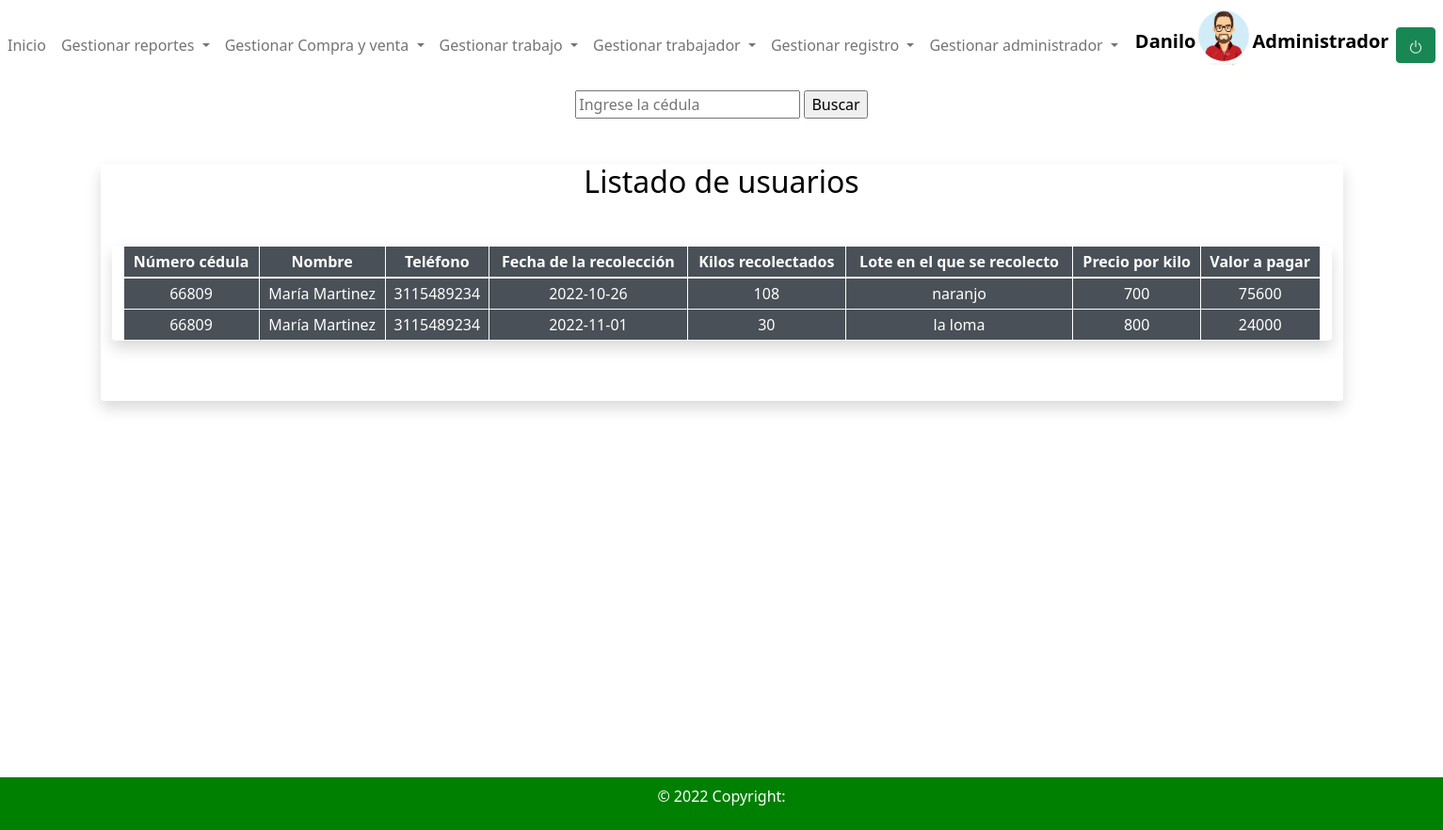
/ver_trabajador_recoleccion.php (signed in), run on the app's committed database.
### tables this page shows
CREATE TABLE `tbltrabajador` (
  `idtrabajador` int(11) NOT NULL,
  `nombre` varchar(50) NOT NULL,
  `telefono` varchar(50) NOT NULL
);

CREATE TABLE `tbltrabajo` (
  `idtrabajo` int(11) NOT NULL,
  `fecha` date DEFAULT NULL,
  `cantidad_kilos` int(11) DEFAULT NULL,
  `idlote` int(11) NOT NULL,
  `idtipotrabajo` int(11) NOT NULL,
  `idjornada` int(11) DEFAULT NULL
);

CREATE TABLE `tbllote` (
  `idlote` int(11) NOT NULL,
  `nombre` varchar(50) DEFAULT NULL,
  `cantidad_arboles` int(11) NOT NULL,
  `estado` varchar(50) NOT NULL
);

CREATE TABLE `tblprecio` (
  `cod_precio` int(11) NOT NULL,
  `precio` float NOT NULL,
  `fecha` date NOT NULL,
  `id_tipotrabajo` int(11) NOT NULL,
  `fecha_fin` date DEFAULT NULL
);

### ver_trabajador_recoleccion.php (the view, shortened to what this page needs)
<?php session_start();
if ($_SESSION['usuario']){
    ?>
    <!DOCTYPE html>
    <html lang="en">
    <head>
        <link href="https://cdn.jsdelivr.net/npm/bootstrap@5.1.3/dist/css/bootstrap.min.css" rel="stylesheet">
    </head>
    <body>
    <?php
    require("navar.php");
    ?>
    <form action="ver_trabajador_recoleccion.php" method="get">
    <center>
    <input type="text" name="busqueda" placeholder="Ingrese la cédula ">
    <input type="submit" name="buscar" value="Buscar">
    </center>
    </form>
    <div class="container w-80 bg-amber mt-5 rounded shadow">
    <center>  <h2 class="text-center" style="color:black;">Listado de usuarios </h2></center>
    <div class="container w-100 bg-amber mt-5 rounded shadow">
    <?php
    require("conexion.php");
    $query="SELECT tbltrabajador.idtrabajador,tbltrabajador.nombre,tbltrabajador.telefono,tbltrabajo.fecha,tblprecio.precio,tbltrabajo.cantidad_kilos,tbllote.nombre AS NOMBRE ,(tbltrabajo.cantidad_kilos*tblprecio.precio) AS total FROM tbltrabajador INNER JOIN tbltrabajadorxtrabajo ON tbltrabajador.idtrabajador=tbltrabajadorxtrabajo.idtrabajador
    INNER JOIN tbltrabajo ON tbltrabajadorxtrabajo.idtrabajo=tbltrabajo.idtrabajo
    INNER JOIN tbltipotrabajo ON tbltrabajo.idtipotrabajo=tbltipotrabajo.idtipotrabajo
    INNER JOIN tbllote ON tbllote.idlote=tbltrabajo.idlote
    INNER JOIN tblprecio ON
    tblprecio.id_tipotrabajo=tbltipotrabajo.idtipotrabajo
   WHERE tbltipotrabajo.Requiere_insumo='2' AND tbltrabajo.fecha >= tblprecio.fecha AND IF(tblprecio.fecha_fin!='0000-00-00',tbltrabajo.fecha<tblprecio.fecha_fin,TRUE);";
    $resultado=mysqli_query($conexion,$query);
    ?>
    <table  class="table table-bordered border-white  table-hover table-sm" >
        <thead >
        <tr>
        <th  class="text-center">Número cédula</th>
        <th class="text-center">Nombre</th>
        <th class="text-center" >Teléfono</th>
        <th class="text-center"> Fecha de la recolección</th>
        <th class="text-center"> Kilos recolectados</th>
        <th class="text-center"> Lote en el que se recolecto</th>
        <th class="text-center"> Precio por kilo</th>
        <th class="text-center"> Valor a pagar</th>
        </tr>
    </thead>
    <tbody >
    <?php
    while($row = $resultado->fetch_assoc()){
    ?>
    <tr>
        <td class="text-center"><?php echo $row['idtrabajador'];?></td>
        <td     class="text-center"><?php echo $row['nombre'];?></td>
        <td    class="text-center"><?php echo $row['telefono'];?></td>
        <td    class="text-center"><?php echo $row['fecha'];?></td>
        <td    class="text-center"><?php echo $row['cantidad_kilos'];?></td>
        <td    class="text-center"><?php echo $row['NOMBRE'];?></td>
        <td    class="text-center"><?php echo $row['precio'];?></td>
        <td    class="text-center"><?php echo $row['total'];?></td>
    </tr>
    <?php
    }
    ?>
    </tbody>
    </table>
    </div><br><br>
          </div></div></div><br><br><br><br><br><br><br><br><br><br><br><br><br><br><br><br>
    </body> <div class="mt-3 p-2  text-white text-center" style="background:green
 ;">
  <p>   © 2022 Copyright:</p>
</div>
    </html>
    <?php
    }else{
      header("location:index.php");
  }?>

### ver_trabajador_recoleccion.php (style rules this page uses)
.table-bordered { --bs-table-bg: #495057; --bs-table-striped-bg: #2c3034; --bs-table-striped-color: #fff; --bs-table-active-bg: #373b3e; --bs-table-active-color: #fff; --bs-table-hover-bg: #323539; --bs-table-hover-color: #fff; color: #fff; border-color: #373b3e; }

### data on the page
tbltrabajador: idtrabajador "66809", nombre "María Martinez", telefono "3115489234", tbltrabajo.fecha "2022-10-26", tbltrabajo.cantidad_kilos "108", tbllote.nombre "naranjo", tblprecio.precio "700", total "75600", tbltrabajo.fecha "2022-11-01", tbltrabajo.cantidad_kilos "30", tbllote.nombre "la loma", tblprecio.precio "800", total "24000"

### other printed values
$_SESSION['nombre'] "Danilo"
